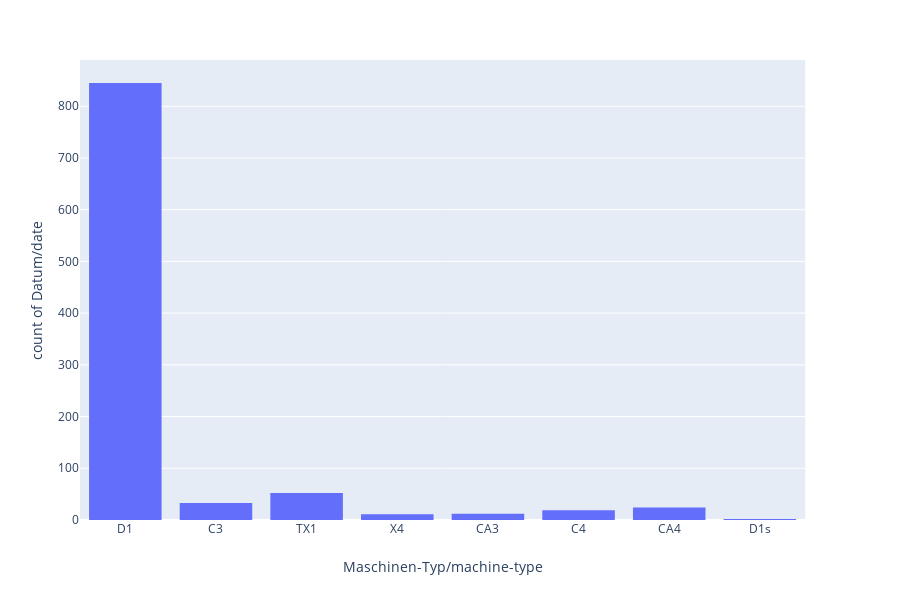

Notebook code cell kept with this figure:
### Code cell
fig = px.histogram(df_dt_sorted,x='Maschinen-Typ/machine-type',y='Datum/date')
fig.show()

### Figure 1 — Plotly figure (JSON) as saved in the notebook; plotly's stock layout.template omitted (floating-point values rounded to 4 significant figures; data arrays with more than 128 entries replaced by an {"elided": "..."} marker saying what was removed)
{"data": [{"alignmentgroup": "True", "bingroup": "x", "hoverlabel": {"namelength": 0}, "hovertemplate": "Maschinen-Typ/machine-type=%{x}<br>count of Datum/date=%{y}", "legendgroup": "", "marker": {"color": "#636efa"}, "name": "", "offsetgroup": "", "orientation": "v", "showlegend": false, "type": "histogram", "x": {"elided": "998 str values"}, "xaxis": "x", "y": {"elided": "998 str values"}, "yaxis": "y"}], "layout": {"barmode": "relative", "height": 600, "legend": {"tracegroupgap": 0}, "margin": {"t": 60}, "xaxis": {"anchor": "y", "domain": [0, 0.98], "title": {"text": "Maschinen-Typ/machine-type"}}, "yaxis": {"anchor": "x", "domain": [0, 1], "title": {"text": "count of Datum/date"}}}}
